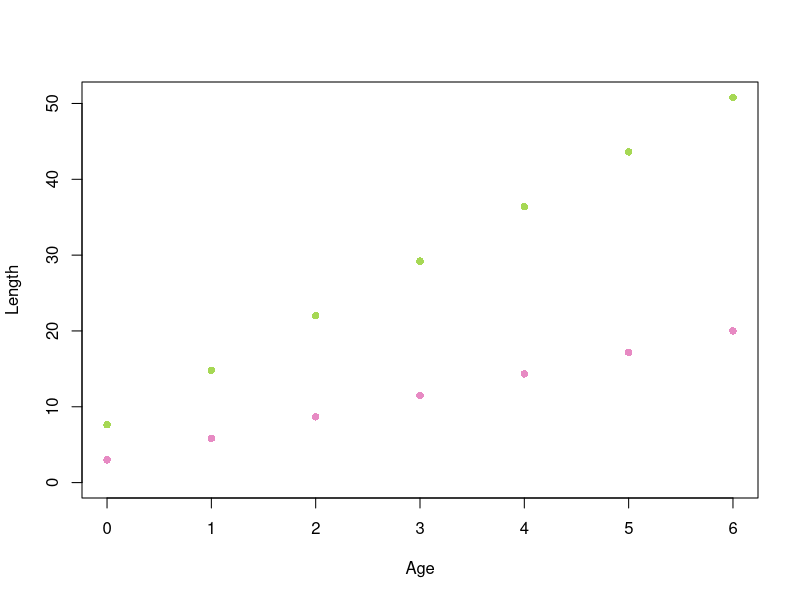
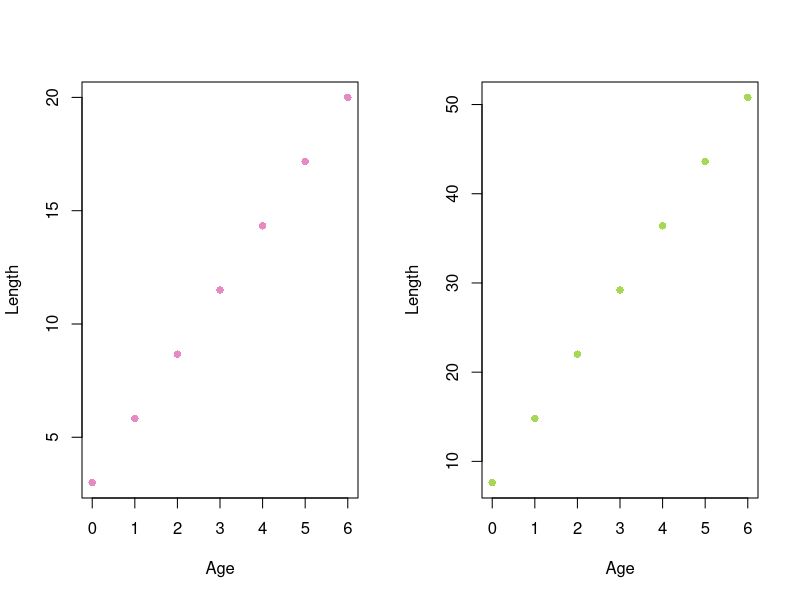

These charts were generated, in order, by the following R code:
## ---- chunk 1
set.seed(10)
df <- data.frame(Name = c("A", "B", "C", "D", "E", "F", "G"), 
                 Age = seq(0,6,1),
                 Month = sample(seq(1,12), 7, replace = T),
                 Length.in = round(seq(3,20,length.out = 7),2))
df


for(a in df$Length.in){
    print(a)
}

for(a in df){
  print(a)
}

#Calculating length in inches using name method of writing loop
lengths.cm <- c()
for(i in df$Length.in){
  lengths.cm[i] <- i*2.54
  print(lengths.cm)
}


## ---- chunk 2
#Calculating length in inches using indexing method of writing loop
lengths.cm <- c()
for(i in 1:nrow(df)){
  lengths.cm[i] <- df$Length.in[i]*2.54
  df$Length.cm[i] <- lengths.cm[i]
  print(lengths.cm)
}
df

#To find the difference in lengths between each fish
for(i in 1:nrow(df)-1){
  print(df$Length.in[i+1] - df$Length.in[i])
}

## ---- chunk 3
library(RColorBrewer)
col. = brewer.pal(5, "Set2")
plot(0, 0, type = "n", xlab = "Age", ylab = "Length", xlim = c(0,max(df$Age)), ylim = c(0,max(df$Length.cm)))
for(i in 4:5){
   points(x = df$Age, y = df[,i], pch = 16, col = col.[i])
}

par(mfrow = c(1,2))
for (i in 4:5){
  plot(x = df$Age, y = df[,i], pch = 16, col = col.[i], xlab = "Age", ylab = "Length")
}

## ---- chunk 4
mymat = matrix(nrow=10, ncol=10) # create a 10 x 10 matrix (of 10 rows and 10 columns)

for(i in 1:dim(mymat)[1])  # for each row
{
  for(j in 1:dim(mymat)[2]) # for each column
  {
    mymat[i,j] = i*j     # assign values based on position: product of two indexes
  }
}
mymat

